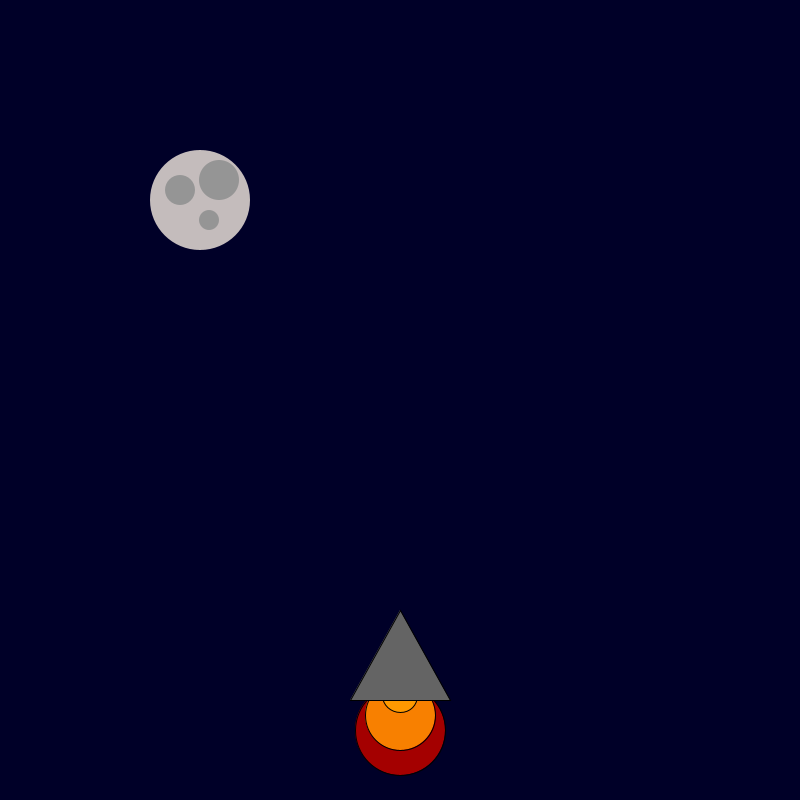
Frame 1 (no input)
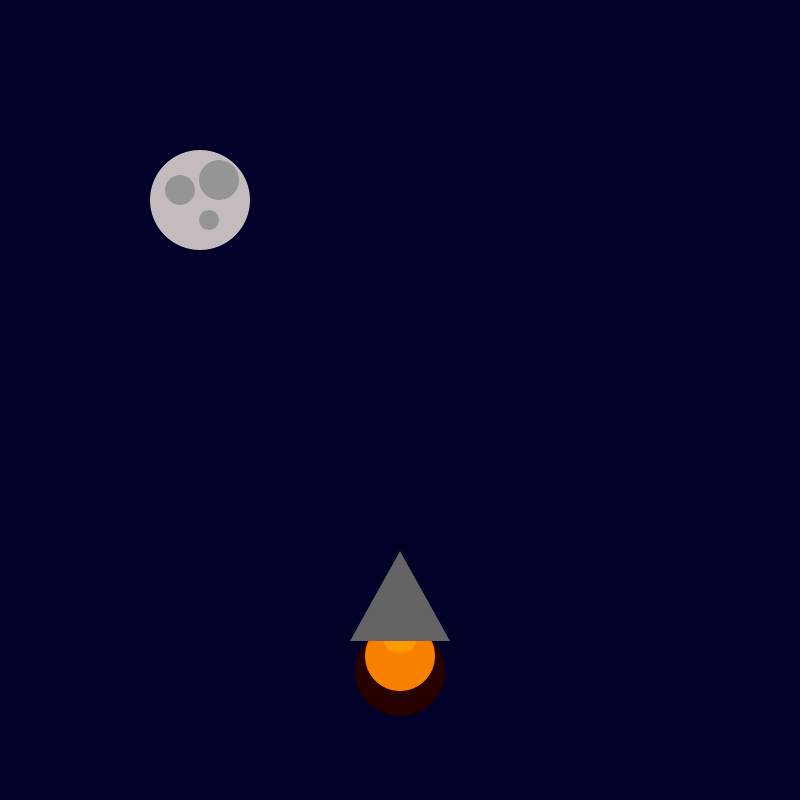
Frame 60 (the mouse pressed at the canvas centre just before this capture)
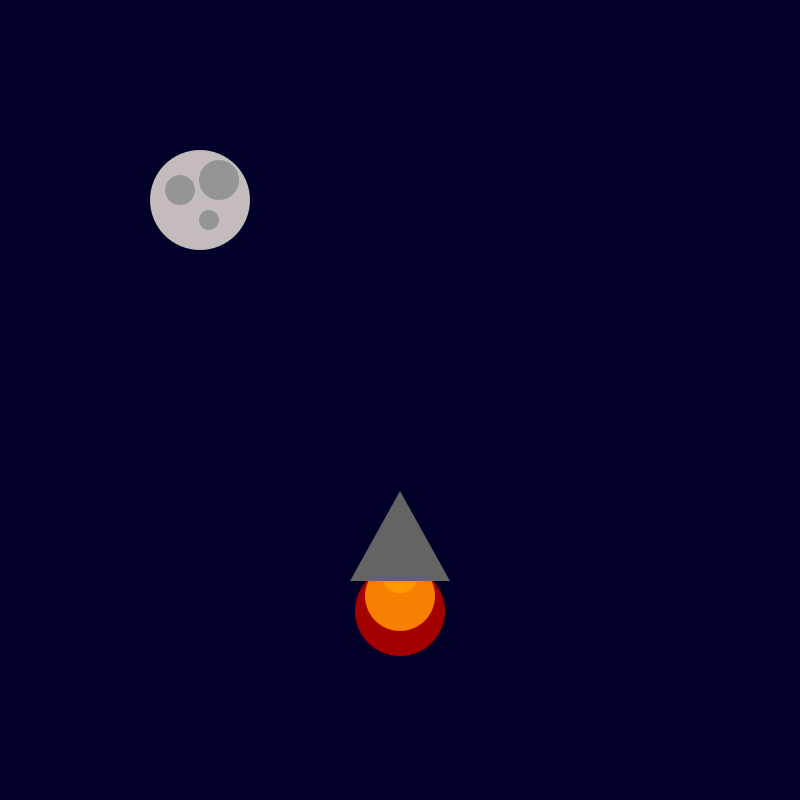
Frame 120 (the mouse held since frame 60 and released just before this capture)

The Processing sketch that drew these frames (run headless with seeded random() and noise(); from frame 60 on, the mouse is pressed at the canvas centre):

// Processing sketch: rocket_ship
// ── rocket_ship.pde
int x = 400; 
int y = 600; 

void setup() {

  size(800, 800);

}

void draw() {
   background(0, 0, 40);
    fill(random(255), 0, 0);
    ellipse(x, y + 130, 90, 90);
    fill(248, 128, 0);
    ellipse(x, y + 115, 70, 70);
    fill(255, 153, 0);
    ellipse(x, y + 95, 35, 35);
    fill(100, 100, 100);
    triangle(x, y + 10, x + 50, y + 100, x - 50, y + 100);
y-=1;
noStroke();
fill(#C4BCBC);
ellipse(200,200, 100,100);
fill(#959595);
ellipse(209, 220, 20,20);
ellipse(180, 190, 30,30);
ellipse(219, 180, 40, 40);
}
